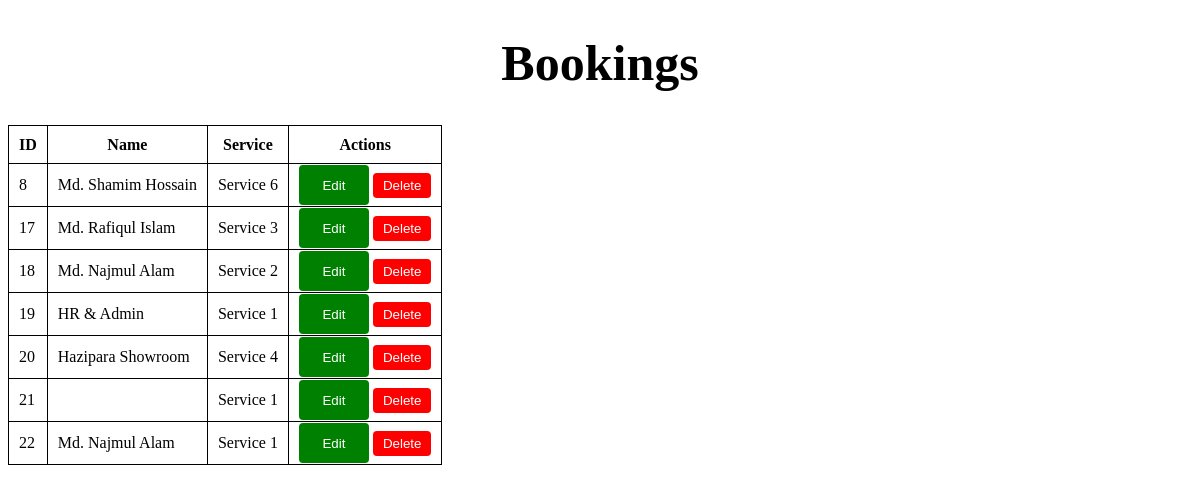
Screenshot of /bookings with the database file from the repository.
### main.py (models this page shows)
class Booking(db.Model):
    id = db.Column(db.Integer, primary_key=True)
    name = db.Column(db.String(100), nullable=False)
    service = db.Column(db.String(100), nullable=False)

### main.py (the view)
@app.route('/bookings')
def bookings():
    all_books = Booking.query.all()
    return render_template('bookings.html', bookings=all_books)

### templates/bookings.html (shortened to what this page needs)
<!DOCTYPE html>
<html>
<head>
    <link rel="stylesheet" href="{{ url_for('static', filename='style.css') }}" />
</head>
<body>
    <h1>Bookings</h1>
    <table>
        <thead>
            <tr>
                <th>ID</th>
                <th>Name</th>
                <th>Service</th>
                <th>Actions</th>
            </tr>
        </thead>
        <tbody>
            {% for booking in bookings %}
            <tr>
                <td>{{ booking.id }}</td>
                <td>{{ booking.name }}</td>
                <td>{{ booking.service }}</td>
                <td>
                    <form action="{{ url_for('edit_booking', booking_id=booking.id) }}" method="get" style="display: inline;">
                        <button class="edit-btn" type="submit">Edit</button>
                    </form>
                    <form action="{{ url_for('delete_booking') }}" method="post" style="display: inline;" onsubmit="return confirmDelete();">
                        <button class="delete-btn" type="submit">Delete</button>
                    </form>
                </td>
            </tr>
            {% endfor %}
        </tbody>
    </table>
</body>
</html>

### static/style.css (style rules this page uses)
table, th, td { border: 1px solid black; border-collapse: collapse; height: 35px; width: auto; padding-left: 10px; padding-right: 10px; }
.book-btn, .edit-btn, .save-btn, .login-btn, .reg-btn { background-color: green; color: white; border: none; padding: 5px 10px; cursor: pointer; border-radius: 4px; height: 40px; width: 70px; }
.delete-btn { background-color: red; color: white; border: none; padding: 5px 10px; cursor: pointer; border-radius: 4px; }
h1 { text-align: center; font-size: 50px; }

### rows the page displays
Booking: id "8", name "Md. Shamim Hossain", service "Service 6"
Booking: id "17", name "Md. Rafiqul Islam", service "Service 3"
Booking: id "18", name "Md. Najmul Alam", service "Service 2"
Booking: id "19", name "HR & Admin", service "Service 1"
Booking: id "20", name "Hazipara Showroom", service "Service 4"
Booking: id "21", service "Service 1"
Booking: id "22", name "Md. Najmul Alam", service "Service 1"
